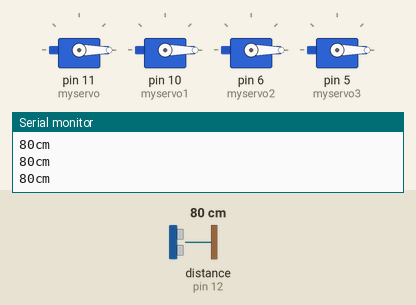
Bench run of a sketch on a simulated Arduino Uno, built with avr-gcc and run on an emulated ATmega328P. On the bench: 4 × servo, the last lines printed to the serial monitor. The inputs (shaded band) are chosen by the test bench; at power-on: distance to the obstacle (sensor on pin 12) 80 cm. The echo pulse lasts 58.3 µs per cm.

Above: at 2.2 s.
2.3 s: distance to the obstacle (sensor on pin 12) set to 12 cm
3.8 s: distance to the obstacle (sensor on pin 12) set to 9 cm
At 4.31 s:
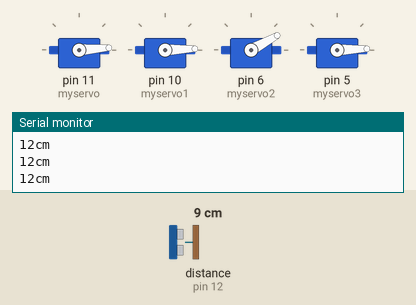
At 4.93 s:
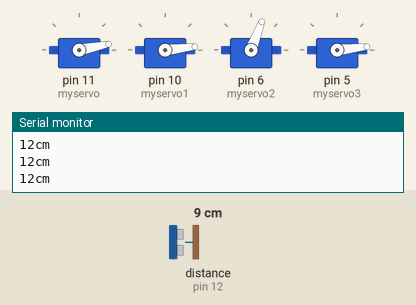
Timing chart, 0 to 15.8 s (numbered marks = the images above; inputs shaded):
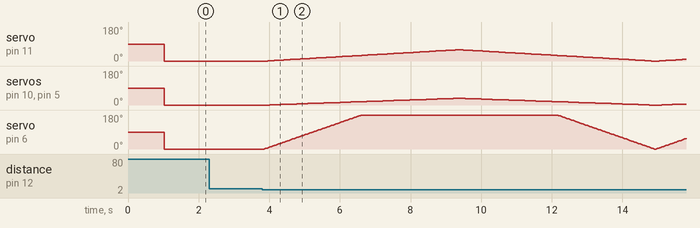

The sketch:

face1_face2____.ino
```cpp
//reference-SR04_UltrasonicSensor:
//www.elegoo.com
//2016.12.08

//reference- Servo:
// by BARRAGAN <http://barraganstudio.com>
// https://www.arduino.cc/en/Tutorial/LibraryExamples/Sweep

#include "SR04.h"

#define TRIG_PIN 12
#define ECHO_PIN 3

#include <Servo.h>
//FACE1
Servo myservo;
Servo myservo1;
//FACE2
Servo myservo2;
Servo myservo3;

 SR04 sr04 = SR04(ECHO_PIN,TRIG_PIN);

long a;

int startTime;
int currentTime;
int period;


int pos = 90;
int pos1 = 0;

void setup() {
     Serial.begin(9600);//Initialization of Serial Port
   delay(1000);
  //startTime=millis();
  //face1
  myservo.attach(11);  //button
    myservo1.attach(10);//top
    //face2
     myservo2.attach(6);  //button
    myservo3.attach(5);//top
}

void loop() {
   a=sr04.Distance();
//   currentTime=millis();
    if(a<=10){
  for (pos = 0; pos <= 360; pos += 1) {
    myservo.write(pos/6);
     myservo2.write(pos);
            myservo1.write(pos/10);
           myservo3.write(pos/10);
  delay(15);
  }
  for (pos = 360; pos >= 0; pos -= 1) {
    myservo.write(pos/6);
            myservo2.write(pos);
                   myservo1.write(pos/10);
       myservo3.write(pos/10);
   delay(15);
  }
    }else {
   myservo.write(0);
          myservo1.write(0);
             myservo2.write(0);
          myservo3.write(0);
//       delay(15);
}
Serial.print(a);
   Serial.println("cm");
}
```

Measured:
- the behaviour switches between 11 and 10 cm on distance to the obstacle (sensor on pin 12) (found by bisection; images 0 and 1)
- after the input at 3.8 s, servo on pin 11 (myservo): 0° → 1° after 0.15 s, → 2° 0.09 s later, → 3° 0.09 s later, → 4° 0.09 s later, … (129 changes in this stretch); servo on pin 10 (myservo1), servo on pin 5 (myservo3): 0° → 1° after 0.21 s, → 2° 0.15 s later, → 3° 0.15 s later, → 4° 0.15 s later, … (77 changes in this stretch)
